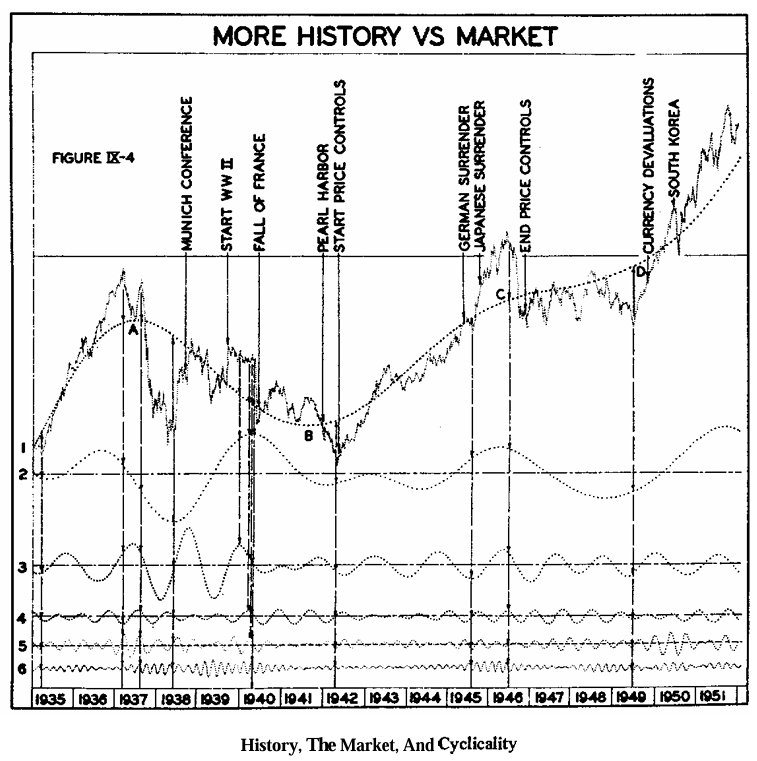
#> input picture references/page_152/filter_decomposition.png, 757 x 761 px
$ python 'reproduce_decomposition_spaced_bruteforce - Copy.py'
#> lines starting #> are read from the running program, lines starting #| are printed output that depends on the picture
# -*- coding: utf-8 -*-
"""
Page 152: Brute-force spaced decomposition matching (dot-only outputs).

Searches per-filter parameters to better match the scanned reference plot:
  references/page_152/filter_decomposition.png

Constraints used for this brute-force pass:
  - Real-valued Ormsby only (analytic=False)
  - Sparse outputs only (spacing + offset decimation)
  - Dot plotting only (no interpolation lines)
"""

import os
import sys

sys.path.insert(0, os.path.abspath(os.path.join(os.path.dirname(__file__), "../..")))

import numpy as np
import pandas as pd
import matplotlib.pyplot as plt
import matplotlib.dates as mdates
import matplotlib.image as mpimg

from src.filters import ormsby_filter, apply_ormsby_filter
from src.filters.decimation import decimate_signal


# ============================================================================
# CONFIG
# ============================================================================

SCRIPT_DIR = os.path.dirname(os.path.abspath(__file__))
CSV_PATH = os.path.join(SCRIPT_DIR, "../../data/raw/^dji_w.csv")
REFERENCE_IMAGE = os.path.join(SCRIPT_DIR, "../../references/page_152/filter_decomposition.png")

DATE_START = "1921-04-29"
DATE_END = "1965-05-21"
DISPLAY_START = "1935-01-01"
DISPLAY_END = "1954-02-01"

FS = 52
TWOPI = 2 * np.pi
NYQ_RAD = np.pi * FS

# Approximate reference-plot geometry from the scanned figure.
# x-range: inner plotting frame
REF_X0 = 33
REF_X1 = 748
# y row boundaries of decomposition panels (1..6)
REF_ROW_BOUNDS = [256, 472, 564, 615, 645, 688, 706]

OUT_PLOT = "page152_bruteforce_dots_bestfit.png"
OUT_CSV = "page152_bruteforce_best_params.csv"


FILTER_SPECS = [
    {
        "type": "lp",
        "f_pass": 0.85,
        "f_stop": 1.25,
        "f_center": (0.85 + 1.25) / 2,
        "bandwidth": 1.25 - 0.85,
        "nw": 1393,
        "index": 0,
        "label": "LP-1: Trend (>5 yr)",
    },
    {
        "type": "bp",
        "f1": 0.85,
        "f2": 1.25,
        "f3": 2.05,
        "f4": 2.45,
        "f_center": (1.25 + 2.05) / 2,
        "bandwidth": 2.05 - 1.25,
        "nw": 1393,
        "index": 1,
        "label": "BP-2: ~3.8 yr",
    },
    {
        "type": "bp",
        "f1": 3.20,
        "f2": 3.55,
        "f3": 6.35,
        "f4": 6.70,
        "f_center": (3.55 + 6.35) / 2,
        "bandwidth": 6.35 - 3.55,
        "nw": 1245,
        "index": 2,
        "label": "BP-3: ~1.3 yr",
    },
    {
        "type": "bp",
        "f1": 7.25,
        "f2": 7.55,
        "f3": 9.55,
        "f4": 9.85,
        "f_center": (7.55 + 9.55) / 2,
        "bandwidth": 9.55 - 7.55,
        "nw": 1745,
        "index": 3,
        "label": "BP-4: ~0.7 yr",
    },
    {
        "type": "bp",
        "f1": 13.65,
        "f2": 13.95,
        "f3": 19.35,
        "f4": 19.65,
        "f_center": (13.95 + 19.35) / 2,
        "bandwidth": 19.35 - 13.95,
        "nw": 1299,
        "index": 4,
        "label": "BP-5: ~0.4 yr",
    },
    {
        "type": "bp",
        "f1": 28.45,
        "f2": 28.75,
        "f3": 35.95,
        "f4": 36.25,
        "f_center": (28.75 + 35.95) / 2,
        "bandwidth": 35.95 - 28.75,
        "nw": 1299,
        "index": 5,
        "label": "BP-6: ~0.2 yr",
    },
]


def _make_odd(n):
    n_int = max(3, int(round(n)))
    return n_int if (n_int % 2 == 1) else (n_int + 1)


def _moving_average(x, n=7):
    if n <= 1:
        return x
    w = np.ones(n, dtype=float) / n
    return np.convolve(x, w, mode="same")


def load_reference_targets():
    """Extract one normalized trace per decomposition row from reference image."""
    img = mpimg.imread(REFERENCE_IMAGE)
#> img is the input picture: shape (761, 757, 4) float32; mean R, G, B, A 0.918, 0.918, 0.918, 1
    if img.ndim == 3:
        gray = 0.299 * img[..., 0] + 0.587 * img[..., 1] + 0.114 * img[..., 2]
    else:
        gray = img.astype(float)
    if gray.max() > 1.5:
        gray = gray / 255.0

    x0 = max(0, REF_X0)
    x1 = min(gray.shape[1] - 1, REF_X1)
#> x1 = 748
    x_slice = slice(x0, x1 + 1)

    targets = []
    for i in range(6):
        y0 = REF_ROW_BOUNDS[i]
        y1 = REF_ROW_BOUNDS[i + 1]
        y0 = max(0, y0)
        y1 = min(gray.shape[0] - 1, y1)
        if y1 <= y0 + 4:
            raise ValueError(f"Invalid row bounds for row {i + 1}: {y0}, {y1}")

        region = 1.0 - gray[y0:y1, x_slice]
        # Remove persistent horizontal lines by subtracting row median darkness.
        region_hp = region - np.median(region, axis=1, keepdims=True)

        y_rel = np.argmax(region_hp, axis=0)
        conf = region_hp[y_rel, np.arange(region_hp.shape[1])]
        y_abs = y_rel.astype(float) + y0

        # Drop low-confidence picks, then fill.
        cutoff = np.percentile(conf, 45.0)
        y_abs[conf < cutoff] = np.nan

        x = np.arange(y_abs.size)
        good = np.isfinite(y_abs)
        if good.sum() < 2:
            y_fill = np.full_like(y_abs, (y0 + y1) / 2.0)
        else:
            y_fill = np.interp(x, x[good], y_abs[good])

        y_fill = _moving_average(y_fill, n=9)

        mid = 0.5 * (y0 + y1)
        half_h = max(1e-6, 0.5 * (y1 - y0))
        amp = (mid - y_fill) / half_h
        amp = amp - np.mean(amp)
        targets.append(amp)
#> this loop made 6 passes
#> cutoff on passes 1 to 6: 0.996, 0.776, 0.722, 0.639, 0.819, 0.8
#> pass 1, in load_reference_targets, `region = 1.0 - gray[y0:y1, x_slice]`:
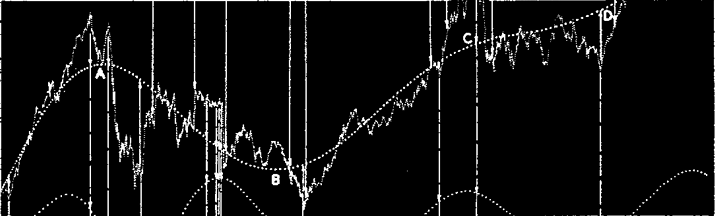
#> region: shape (216, 716) float32; min 0, max 1, mean 0.0602
#> pass 1, in load_reference_targets, `region_hp = region - np.median(region, axis=1, keepdims=True)`:
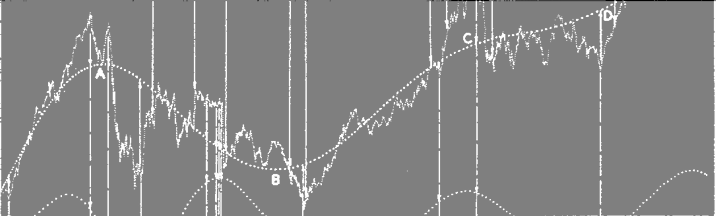
#> region_hp: shape (216, 716) float32; min -1, max 1, mean 0.0512; drawn with min black and max white
#> pass 2, in load_reference_targets, `region = 1.0 - gray[y0:y1, x_slice]`:
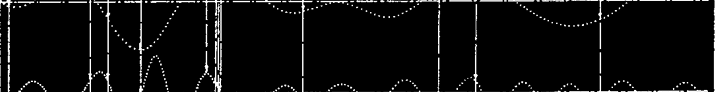
#> region: shape (92, 716) float32; min 0, max 1, mean 0.0526
#> pass 2, in load_reference_targets, `region_hp = region - np.median(region, axis=1, keepdims=True)`:
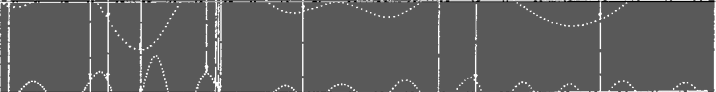
#> region_hp: shape (92, 716) float32; min -0.543, max 0.996, mean 0.0396; drawn with min black and max white
#> after the loop, targets = 6 items

    return targets


def load_display_data():
    df = pd.read_csv(CSV_PATH)
    df["Date"] = pd.to_datetime(df["Date"])
    df_hurst = df[df.Date.between(DATE_START, DATE_END)].copy()

    dates = pd.to_datetime(df_hurst["Date"].values)
    close = df_hurst["Close"].values.astype(float)

    mask = (dates >= pd.to_datetime(DISPLAY_START)) & (dates <= pd.to_datetime(DISPLAY_END))
    idx = np.where(mask)[0]
    s_idx, e_idx = idx[0], idx[-1] + 1

    return dates[s_idx:e_idx], close[s_idx:e_idx]


# [333 lines left out: functions build_candidate_edges, score_candidate, filter_output_for_candidate, search_best_for_filter, save_best_params_csv, plot_best_dot_outputs, not called in this run]


def main():
    print("=" * 72)
    print("Page 152 Brute-Force Decomposition Match (Dot-Only)")
    print("=" * 72)
    print(f"Reference image: {REFERENCE_IMAGE}")

    targets = load_reference_targets()
#> targets = 6 items
    dates_disp, signal_disp = load_display_data()

    w_target = len(targets[0])
    x_map = np.round(np.linspace(0, w_target - 1, len(signal_disp))).astype(int)

    best_results = []
    for spec, target in zip(FILTER_SPECS, targets):
        best = search_best_for_filter(
            signal_disp=signal_disp, spec=spec, target_trace=target, x_map=x_map
        )
        best_results.append(best)

    print()
    print("Best-fit summary:")
    for spec, best in zip(FILTER_SPECS, best_results):
        es = best["edge_spec"]
        if es["type"] == "lp":
            edge_txt = f"[{es['f_pass']:.2f}, {es['f_stop']:.2f}]"
        else:
            edge_txt = f"[{es['f1']:.2f}, {es['f2']:.2f}, {es['f3']:.2f}, {es['f4']:.2f}]"
        print(
            f"  {spec['label']:<20s}  score={best['score']:.4f}  "
            f"s={best['spacing']}  o={best['offset']}  edges={edge_txt}"
        )

    save_best_params_csv(best_results)
    plot_best_dot_outputs(dates_disp, best_results)
    plt.show()


if __name__ == "__main__":
#> (the run stopped early here; a loop or call above may not have finished)
